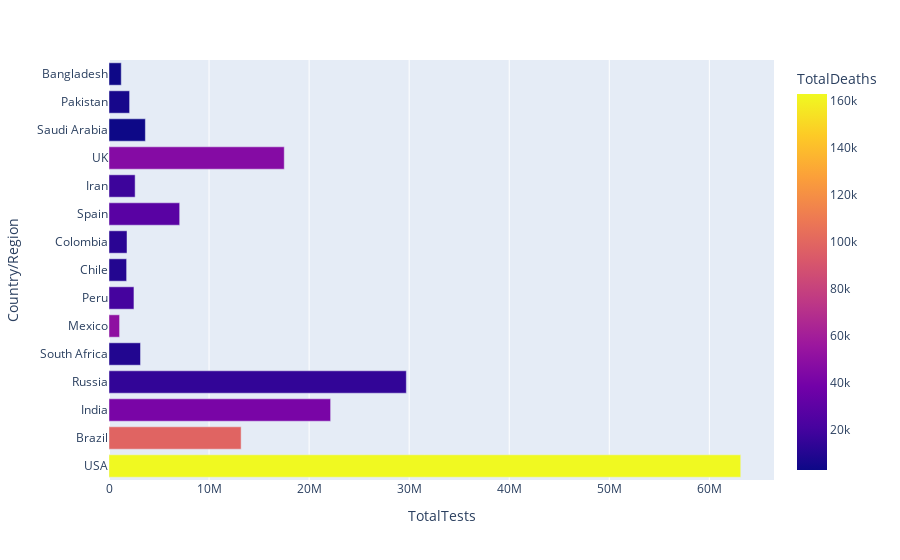

Write notebook code for a chart like this one.
### Code cell
"""Now, we will create a horizontal oriernation plot
wit X-axis as 'TotalTests' and Y-axis as 'Country/Region'
with passing parameter a orientation='h' and color the
plot by 'TotalTests'"""

px.bar(
    data_frame=dataset1.head(15),
    x="TotalTests",
    y="Country/Region",
    color="TotalDeaths",
    orientation="h",
    hover_data=["Country/Region", "Continent"],
)

### Figure 1 — Plotly figure (JSON) as saved in the notebook; plotly's stock layout.template omitted (floating-point values rounded to 4 significant figures)
{"data": [{"alignmentgroup": "True", "customdata": [["North America"], ["South America"], ["Asia"], ["Europe"], ["Africa"], ["North America"], ["South America"], ["South America"], ["South America"], ["Europe"], ["Asia"], ["Europe"], ["Asia"], ["Asia"], ["Asia"]], "hovertemplate": "TotalTests=%{x}<br>Country/Region=%{y}<br>Continent=%{customdata[0]}<br>TotalDeaths=%{marker.color}<extra></extra>", "legendgroup": "", "marker": {"color": [162804, 98644, 41638, 14606, 9604, 50517, 20424, 9889, 11939, 28500, 17976, 46413, 3055, 6035, 3306], "coloraxis": "coloraxis", "pattern": {"shape": ""}}, "name": "", "offsetgroup": "", "orientation": "h", "showlegend": false, "textposition": "auto", "type": "bar", "x": [63139605, 13206188, 22149351, 29716907, 3149807, 1056915, 2493429, 1760615, 1801835, 7064329, 2612763, 17515234, 3635705, 2058872, 1225124], "xaxis": "x", "y": ["USA", "Brazil", "India", "Russia", "South Africa", "Mexico", "Peru", "Chile", "Colombia", "Spain", "Iran", "UK", "Saudi Arabia", "Pakistan", "Bangladesh"], "yaxis": "y"}], "layout": {"barmode": "relative", "coloraxis": {"colorbar": {"title": {"text": "TotalDeaths"}}, "colorscale": [[0, "#0d0887"], [0.1111, "#46039f"], [0.2222, "#7201a8"], [0.3333, "#9c179e"], [0.4444, "#bd3786"], [0.5556, "#d8576b"], [0.6667, "#ed7953"], [0.7778, "#fb9f3a"], [0.8889, "#fdca26"], [1, "#f0f921"]]}, "legend": {"tracegroupgap": 0}, "margin": {"t": 60}, "xaxis": {"anchor": "y", "domain": [0, 1], "title": {"text": "TotalTests"}}, "yaxis": {"anchor": "x", "domain": [0, 1], "title": {"text": "Country/Region"}}}}
